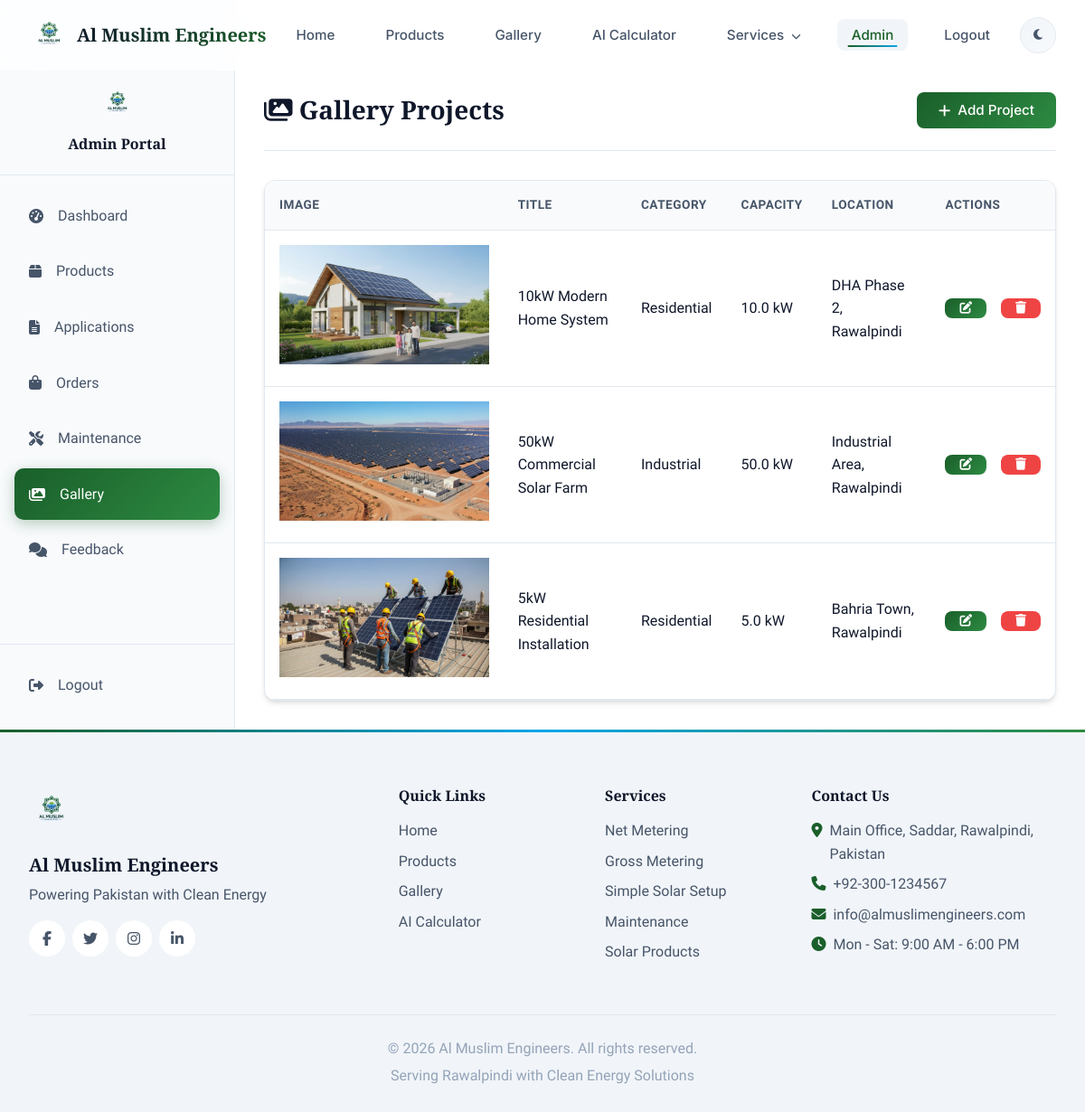
Page /admin/gallery (signed in) on the committed database.
### app.py (models this page shows)
class GalleryProject(db.Model):
    id = db.Column(db.Integer, primary_key=True)
    title = db.Column(db.String(100), nullable=False)
    description = db.Column(db.Text)
    location = db.Column(db.String(100))
    system_capacity = db.Column(db.Float)  # in kW
    completion_date = db.Column(db.Date)
    images = db.Column(db.Text)  # JSON string of image paths
    category = db.Column(db.String(50))  # residential, commercial, industrial
    created_at = db.Column(db.DateTime, default=datetime.utcnow)

### app.py (the view)
@app.route('/admin/gallery')
@admin_required
def admin_gallery():
    projects = GalleryProject.query.order_by(GalleryProject.created_at.desc()).all()
    return render_template('admin_gallery.html', projects=projects)

### app.py (called while the page is built)
@app.template_filter('fromjson')
def fromjson_filter(value):
    if value is None:
        return None
    try:
        return json.loads(value)
    except (ValueError, TypeError):
        return None

def admin_required(f):
    from functools import wraps
    @wraps(f)
    def decorated_function(*args, **kwargs):
        if 'user_id' not in session:
            flash('Please login to access this page', 'warning')
            return redirect(url_for('login'))
        user = User.query.get(session['user_id'])
        if not user or user.user_type != 'admin':
            flash('Admin access required', 'danger')
            return redirect(url_for('index'))
        return f(*args, **kwargs)
    return decorated_function

@app.context_processor
def inject_globals():
    return {
        'current_year': datetime.now().year,
        'company_name': 'Al Muslim Engineers',
        'company_tagline': 'Powering Pakistan with Clean Energy'
    }

### templates/admin_gallery.html (shortened to what this page needs)
{% extends 'base.html' %}
{% block content %}
<section class="admin-section">
    <div class="admin-sidebar">
        <div class="sidebar-header">
            <img src="{{ url_for('static', filename='images/logo.png') }}" alt="Logo">
            <h3>Admin Portal</h3>
        </div>
        <nav class="sidebar-nav">
            <a href="{{ url_for('admin_dashboard') }}" class="sidebar-link">
                <i class="fas fa-tachometer-alt"></i> Dashboard
            </a>
            <a href="{{ url_for('admin_products') }}" class="sidebar-link">
                <i class="fas fa-box"></i> Products
            </a>
            <a href="{{ url_for('admin_applications') }}" class="sidebar-link">
                <i class="fas fa-file-alt"></i> Applications
            </a>
            <a href="{{ url_for('admin_orders') }}" class="sidebar-link">
                <i class="fas fa-shopping-bag"></i> Orders
            </a>
            <a href="{{ url_for('admin_maintenance') }}" class="sidebar-link">
                <i class="fas fa-tools"></i> Maintenance
            </a>
            <a href="{{ url_for('admin_gallery') }}" class="sidebar-link active">
                <i class="fas fa-images"></i> Gallery
            </a>
            <a href="{{ url_for('admin_feedback') }}" class="sidebar-link">
                <i class="fas fa-comments"></i> Feedback
            </a>
        </nav>
        <div class="sidebar-footer">
            <a href="{{ url_for('logout') }}" class="sidebar-link">
                <i class="fas fa-sign-out-alt"></i> Logout
            </a>
        </div>
    </div>
    <div class="admin-main">
        <div class="admin-header">
            <h1><i class="fas fa-images"></i> Gallery Projects</h1>
            <div class="header-actions">
                <a href="{{ url_for('admin_add_gallery') }}" class="btn btn-primary">
                    <i class="fas fa-plus"></i> Add Project
                </a>
            </div>
        </div>
        <div class="admin-card">
            <div class="table-responsive">
                <table class="data-table">
                    <thead>
                        <tr>
                            <th>Image</th>
                            <th>Title</th>
                            <th>Category</th>
                            <th>Capacity</th>
                            <th>Location</th>
                            <th>Actions</th>
                        </tr>
                    </thead>
                    <tbody>
                        {% for project in projects %}
                        <tr>
                            <td>
                                {% set images = project.images|fromjson if project.images else ['project-1.jpg'] %}
                                <img src="{{ url_for('static', filename='images/' + images[0]) }}" alt="{{ project.title }}" class="product-thumb">
                            </td>
                            <td>{{ project.title }}</td>
                            <td>{{ project.category|title }}</td>
                            <td>{{ project.system_capacity }} kW</td>
                            <td>{{ project.location }}</td>
                            <td>
                                <div class="action-buttons">
                                    <a href="{{ url_for('admin_edit_gallery', project_id=project.id) }}" class="btn btn-sm btn-primary" title="Edit">
                                        <i class="fas fa-edit"></i>
                                    </a>
                                    <a href="{{ url_for('admin_delete_gallery', project_id=project.id) }}" class="btn btn-sm btn-danger" title="Delete" onclick="return confirm('Are you sure?')">
                                        <i class="fas fa-trash"></i>
                                    </a>
                                </div>
                            </td>
                        </tr>
                        {% endfor %}
                    </tbody>
                </table>
            </div>
        </div>
    </div>
</section>
{% endblock %}

### static/css/premium.css (style rules this page uses)
.btn-primary { background: linear-gradient(135deg, var(--primary-color), var(--primary-light)) !important; position: relative; overflow: hidden; transition: all 0.3s cubic-bezier(0.22, 1, 0.36, 1) !important; border: none !important; }
.btn-primary::before { content: ''; position: absolute; inset: 0; background: linear-gradient(135deg, var(--primary-light), var(--accent-color)); opacity: 0; transition: opacity 0.3s ease; }
.btn-primary i, .btn-primary span { position: relative; z-index: 1; }
.sidebar-link { transition: all 0.3s cubic-bezier(0.22, 1, 0.36, 1) !important; border-radius: 10px !important; }
.sidebar-link.active { background: linear-gradient(135deg, var(--primary-color), var(--primary-light)) !important; box-shadow: 0 4px 15px rgba(26, 95, 42, 0.3); }
.data-table th { background: var(--bg-secondary); position: relative; }
.data-table tbody tr { transition: all 0.2s ease; }

### templates/base.html (style rules this page uses)
:root { --bg-primary:#fff;--bg-secondary:#f8fafc;--bg-tertiary:#f1f5f9;--text-primary:#0f172a;--border-color:#e2e8f0;--primary-color:#1a5f2a;--radius-md:0.5rem;--radius-lg:0.75rem }
*,*::before,*::after { box-sizing:border-box;margin:0;padding:0 }
body { font-family:'Source Sans Pro',-apple-system,BlinkMacSystemFont,sans-serif;background:var(--bg-primary);color:var(--text-primary) }

### rows in the picture
GalleryProject: shows a picture, title "10kW Modern Home System", category "Residential", system_capacity "10.0", location "DHA Phase 2, Rawalpindi"
GalleryProject: shows a picture, title "50kW Commercial Solar Farm", category "Industrial", system_capacity "50.0", location "Industrial Area, Rawalpindi"
GalleryProject: shows a picture, title "5kW Residential Installation", category "Residential", system_capacity "5.0", location "Bahria Town, Rawalpindi"

### other values in the picture
{{ company_tagline }} "Powering Pakistan with Clean Energy"
